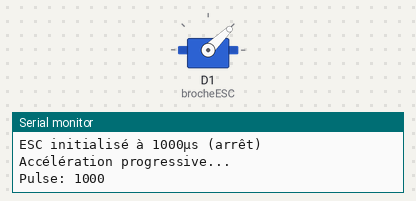
Recording of a sketch running on a simulated ESP8266 (NodeMCU). Parts: servo, the last lines printed to the serial monitor.

Above: at 3.05 s.
At 9.05 s:
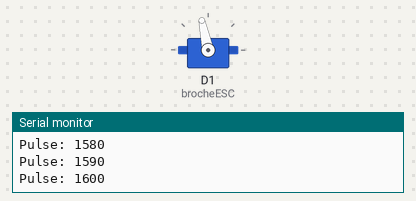
At 15.05 s:
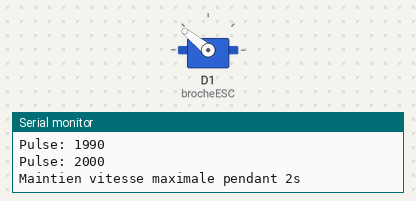
At 23.55 s:
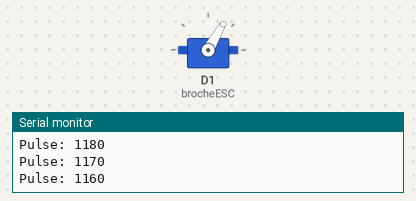
Timing chart, 0 to 34.5 s (numbered marks = the images above):
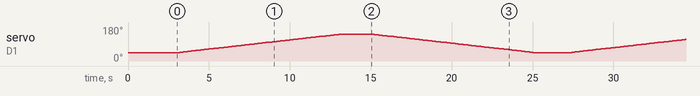

The sketch:

test_moteur_brushless.ino
```cpp
#include <Servo.h>

Servo esc;
int brocheESC = D1; // Broche D1 pour le signal PWM

void setup() {
  Serial.begin(115200);
  Serial.println("Test moteur brushless");

  esc.attach(brocheESC);
  esc.writeMicroseconds(1000); // Initialisation ESC (arrêt)
  Serial.println("ESC initialisé à 1000µs (arrêt)");
  delay(3000); // Délai d'armement
}

void loop() {
  // Accélération progressive (1000µs à 2000µs)
  Serial.println("Accélération progressive...");
  for(int pulse = 1000; pulse <= 2000; pulse += 10) {
    esc.writeMicroseconds(pulse);
    Serial.print("Pulse: ");
    Serial.println(pulse);
    delay(100);
  }

  // Maintien vitesse max (2s)
  Serial.println("Maintien vitesse maximale pendant 2s");
  delay(2000);

  // Décélération progressive (2000µs à 1000µs)
  Serial.println("Décélération progressive...");
  for(int pulse = 2000; pulse >= 1000; pulse -= 10) {
    esc.writeMicroseconds(pulse);
    Serial.print("Pulse: ");
    Serial.println(pulse);
    delay(100);
  }

  // Arrêt complet (2s)
  Serial.println("Arrêt complet pendant 2s");
  delay(2000);
}
```
